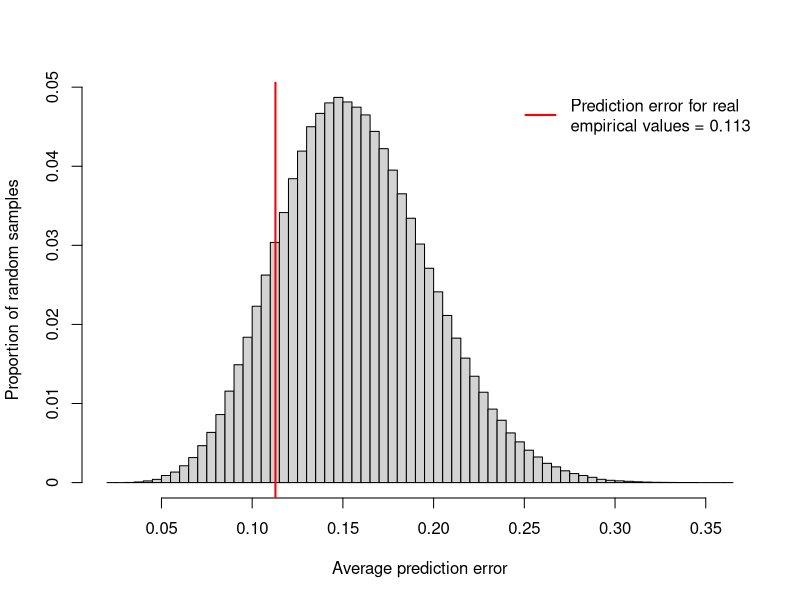
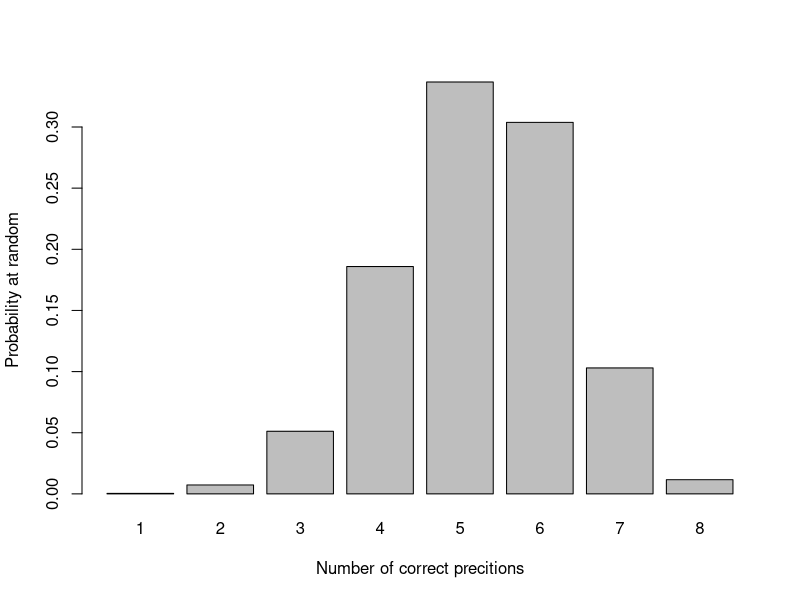

Recreate these plots in R, in order.
########################################################################
### Script by Milan Malinsky
### Last edit: 20th Nov 2023
### Exploring the gene expression of cacng genes across tissues

################################################################################
##  input data        				      ######################################
################################################################################

setwd("~/CarolinGWAS/SommerTremboEtAl/evaluatingPredictions/") 

y <- read.table("../TestingForAssociation/exploratoryBehaviorMedians.txt",header=T)
predictions <- c(0.105, 0.162, 0.195, 0.125, 0.101, 0.095, 0.366, 0.378)
observations <- c(0.1402715, 0.03280543, 0.02714932, 0.09615385, 0.04638009, 0.04524887, 0.4864253, 0.6945701)
predictionsBimodal <- c(0, 0, 0, 0, 0, 0, 1, 1)

################################################################################
## 		Accuracy of the continuous behavioral predictions   ####################
################################################################################

deltaData <- mean(abs(predictions - observations))  # The difference between predictions and real data

# A million random subsamples of eight scores from among the 56 initial species
b <- y$median_exploration
x <- t(replicate(1000000,sample(b,8)))
diffsReplicates <- abs(sweep(x,2, predictions))
deltasReplicates <- apply(diffsReplicates, 1, mean)

# Fig. S16
h <- hist(deltasReplicates,breaks=100,xlab="Average prediction error",freq=T,yaxt='n',ylab="Proportion of random samples",main="")
abline(v= deltaData,col="red",lwd=2)
axis(2,at=c(0,10000,20000,30000,40000,50000),labels=c("0","0.01","0.02","0.03","0.04","0.05"))
legend("topright","Prediction error for real\nempirical values = 0.113",lty=1,col="red",lwd=2,bty = "n")
edcfReplicates <- ecdf(deltasReplicates); edcfReplicates(deltaData)

################################################################################
## 		Accuracy of binary predictions  					    ####################
################################################################################

# Threshold - bimodal predictions 
threshold <- 0.3535068          # mean between the highest C/C (Limdar) and the lowest T/T species (Intloo) at the top SNP
b[ b<threshold ] <- 0; b[ b>=threshold ] <- 1; # Make the behavioral values bimodal

# 10000 random subsamples of eight bimodal values from among the 56 initial species
x <- t(replicate(10000,sample(b,8)))
diffsReplicates <- abs(sweep(x,2, predictionsBimodal))
deltasReplicates <- apply(diffsReplicates, 1, sum)

# Fig. S15
sumsDistances <- table(deltasReplicates)
sumsDistances <- sumsDistances / length(deltasReplicates)
names(sumsDistances) <- c("8","7","6","5","4","3","2","1")
barplot(rev(sumsDistances),xlab = "Number of correct precitions",ylab="Probability at random")  
length(which(deltasReplicates == 0))/length(deltasReplicates)


